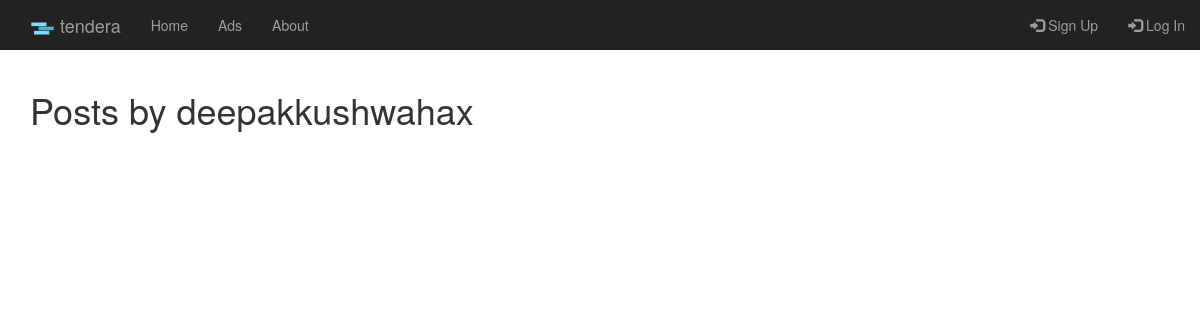
Page /post/user/deepakkushwahax on the earlier database version.
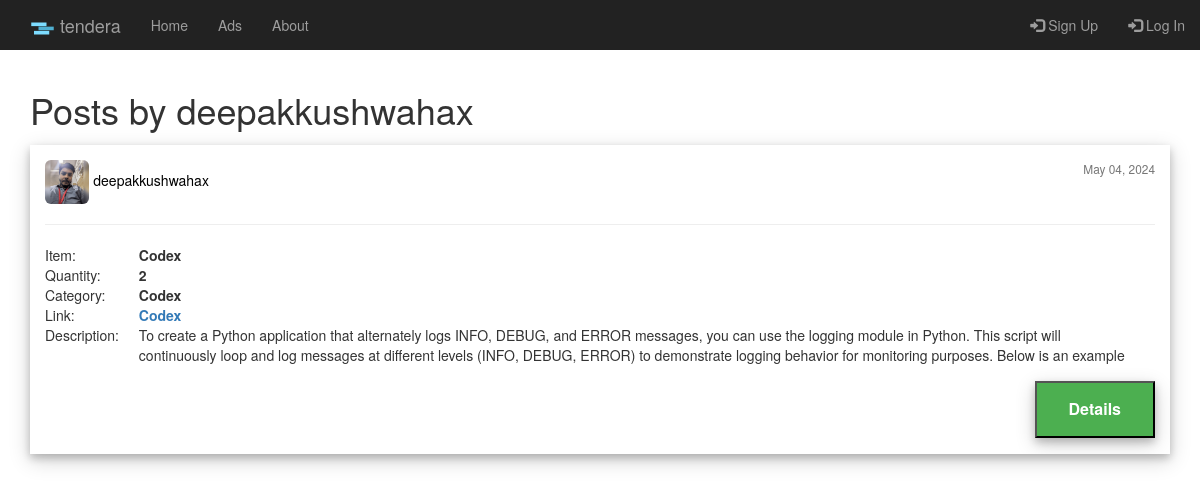
Same page on the later database version.
### post/models.py (models this page shows, shortened)
class Post(models.Model):
	category = models.CharField(max_length=50)
	item = models.CharField(max_length=100)
	quantity = models.IntegerField(default=0)
	document = models.FileField(upload_to='tender_docs/')
	description = models.TextField()
	elegibility = models.TextField(default='Elegibility')
	date_posted = models.DateTimeField(auto_now_add= True)
	author = models.ForeignKey(User, on_delete = models.CASCADE)

### users/models.py (models this page shows, shortened)
class UserProfile(models.Model):
	user = models.OneToOneField(User, on_delete = models.CASCADE)
	image = models.ImageField(default= 'default_pic.jpg', upload_to = 'user_pics')

### post/views.py (the view)
# urls.py: path('user/<str:username>', UserPostListView.as_view(), name='user-posts'),
class UserPostListView(ListView):
	model = Post
	template_name = 'post/user_posts.html'
	context_object_name = 'posts'
	def get_queryset(self):
		user = get_object_or_404(User, username= self.kwargs.get('username'))
		return Post.objects.filter(author= user).order_by('-date_posted')

### post/templates/post/user_posts.html (shortened to what this page needs)
{% extends "post/base.html" %}
{% block content %}
  <h1 class="mb-3">Posts by {{ view.kwargs.username }}</h1>
	{% for post in posts %}
		<article class="media content-section" style="box-shadow: 0 4px 8px 0 rgba(0, 0, 0, 0.2), 0 6px 20px 0 rgba(0, 0, 0, 0.19);">
      <div style="padding: 15px;">
        <img class=" img-rounded article-imag" style="width: 4%; height: 4%" src="{{ post.author.userprofile.image.url }}">
      <a class="mr-2" href="{% url 'user-posts' post.author.username %}" style="color: black">{{ post.author }}</a>
      <small style="float: right" class="text-muted">{{ post.date_posted|date:"F d, Y" }}</small>
      <hr>
      <table>
        <tr>
          <td>
            Item:
          </td>
          <td class="second-dat">
            <b>{{ post.item }}</b>
          </td>
        </tr>
        <tr>
          <td>
            Quantity:
          </td>
          <td class="second-dat">
            <b>{{ post.quantity }}</b>
          </td>
        </tr>
        <tr>
          <td>
            Category:
          </td>
          <td class="second-dat">
            <b>{{ post.item }}</b>
          </td>
        </tr>
        <tr>
          <td>
            Link:
          </td>
          <td class="second-dat">
            <b><a href="{{ post.document.url }}">{{ post.item }}</a></b>
          </td>
        </tr>
        <tr>
          <td style="vertical-align: top">
            Description:
          </td>
          <td class="second-dat">
            <div style="height: 40px; overflow: hidden;">
               <p class="article-content">{{ post.description }}</p>
           </div>
          </td>
        </tr>
      </table>
        <a href="{% url 'post-detail' post.id %}"><button class="button_post" style="box-shadow: 0 4px 8px 0 rgba(0, 0, 0, 0.2), 0 6px 20px 0 rgba(0, 0, 0, 0.19);"><b>Details</b></button></a>
      </div>
    </article>
	{% endfor %}
{% endblock content %}

Differences in the rows shown:
added Post: author.userprofile.image (picture), author "deepakkushwahax", date_posted "May 04, 2024", item "Codex", quantity "2", description "To create a Python application that alternately logs INFO, DEBUG, and ERROR messages, you can use the logging module in Python. This script will continuously loop and log messages at different levels (INFO, DEBUG, ERROR) to demonstrate logging behavior for monitoring purposes. Below is an example…"
